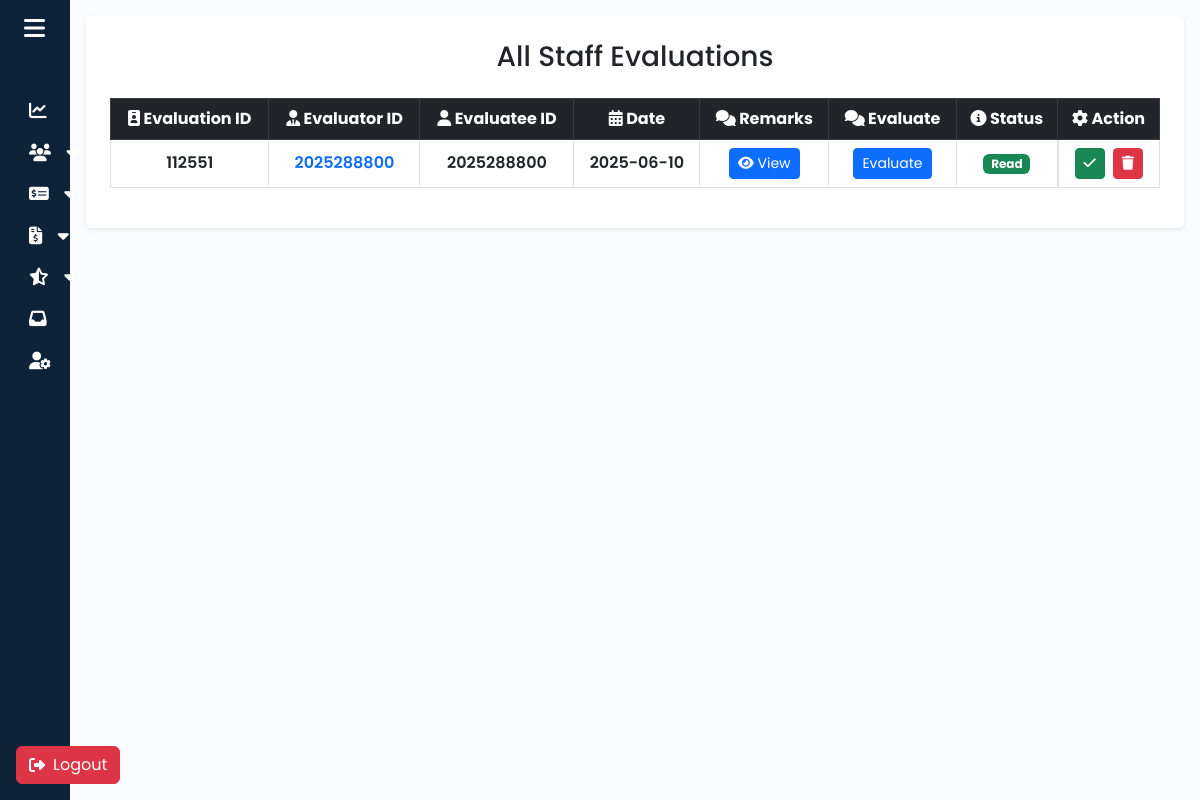
Page /admin/admin_sidebar.php?page=view_evaluate (signed in) on the committed database.
### tables this page shows
CREATE TABLE `performance` (
  `performID` int(15) NOT NULL,
  `evaluatorID` int(10) NOT NULL,
  `evaluateeID` int(10) NOT NULL,
  `evaluateDate` varchar(15) NOT NULL,
  `remarks` text NOT NULL,
  `status` varchar(15) NOT NULL
);

### admin/view_evaluate.php (the view, shortened to what this page needs)
<?php
include('../config/database.php');
?>
<!DOCTYPE html>
<html lang="en">
<head>
    <link rel="stylesheet" href="https://cdnjs.cloudflare.com/ajax/libs/font-awesome/6.5.0/css/all.min.css"
 />
  <link href="https://cdn.lineicons.com/4.0/lineicons.css" rel="stylesheet" />
  <link href="https://cdn.jsdelivr.net/npm/bootstrap@5.3.0-alpha3/dist/css/bootstrap.min.css" rel="stylesheet"
>
  <link rel="stylesheet" href="https://cdn.datatables.net/2.3.2/css/dataTables.bootstrap5.min.css">
  <link rel="stylesheet" href="../css/view_staff.css">
</head>
<body>
<div class="container bg-white p-4 rounded shadow-sm">
    <h3 class="mb-4 text-center">All Staff Evaluations</h3>
    <div class="table-responsive">
        <table class="table table-bordered table-hover align-middle text-center" id="dataTable">
            <thead class="table-dark">
                <tr>
                    <th><i class="fa-solid fa-id-badge"></i> Evaluation ID</th>
                    <th><i class="fa-solid fa-user-tie"></i> Evaluator ID</th>
                    <th><i class="fa-solid fa-user"></i> Evaluatee ID</th>
                    <th><i class="fa-solid fa-calendar-days"></i> Date</th>
                    <th><i class="fa-solid fa-comments"></i> Remarks</th>
                    <th><i class="fa-solid fa-comments"></i> Evaluate</th>
                    <th><i class="fa-solid fa-circle-info"></i> Status</th>
                    <th><i class="fa-solid fa-gear"></i> Action</th>
                </tr>
            </thead>
            <tbody>
                <?php
                $viewQuery = $conn->prepare('SELECT * FROM performance');
                $viewQuery->execute();
                $result = $viewQuery->get_result();
                while ($row = $result->fetch_assoc()) {
                ?>
                <tr>
                    <td><?php echo $row['performID']; ?></td>
                    <td><a href="admin_sidebar.php?page=view_staff"><?php echo $row['evaluatorID']; ?></a></td>
                    <td><?php echo $row['evaluateeID']; ?></td>
                    <td><?php echo $row['evaluateDate']; ?></td>
                    <td>
                          <form action="?page=view_inbox" method="POST">
                                    <button type="submit" class="btn btn-sm btn-primary">
                                        <i class="fa-solid fa-eye"></i> View
                                    </button>
                                </form>
                    </td>
                    <td>
                            <button type="button" class="btn btn-sm btn-primary" data-bs-toggle="modal" data-bs-target="#myModal">
                             Evaluate
                            </button>
                    </td>
                    <td>
                        <span class="badge <?php echo $row['status'] == 'Read' ? 'bg-success' : 'bg-warning text-dark'; ?>">
                            <?php echo $row['status']; ?>
                        </span>
                    </td>
                    <td class="d-flex justify-content-center gap-2">
                        <form action="../functions/update.php" method="post">
                            <button type="submit" name="mark_read" class="btn btn-success btn-sm">
                                <i class="fa-solid fa-check"></i>
                            </button>
                        </form>
                        <form action="../functions/delete.php" method="post">
                            <button type="submit" name="delete" class="btn btn-danger btn-sm">
                                <i class="fa-solid fa-trash"></i>
                            </button>
                        </form>
                    </td>
                </tr>
                <?php } ?>
            </tbody>
        </table>
    </div>
</div>
</body>
</html>

### css/sidebar.css (style rules this page uses)
body { background-color: skyblue; font-family: "Poppins", sans-serif; font-weight: 600; text-decoration: none !important; }
a { text-decoration: none; }
body { font-family: 'Poppins', sans-serif; }

### css/view_staff.css (style rules this page uses)
body { background-color: skyblue; font-family: "Poppins", sans-serif; font-weight: 600; text-decoration: none !important; }
a { text-decoration: none; }

### rows in the picture
performance: performID "112551", evaluatorID "2025288800", evaluateeID "2025288800", evaluateDate "2025-06-10", status "Read"
